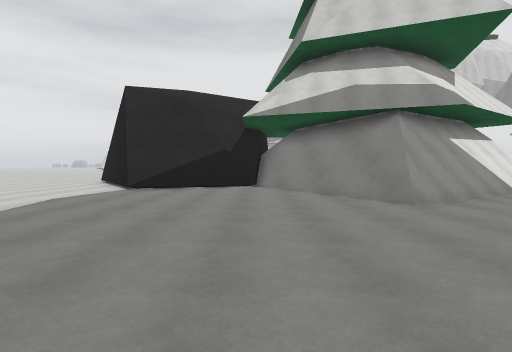
View 1 (above)

24 first-person views from a walk through a 3-D level made in the Unity game engine. The camera is 1.4 m above the floor, tilts 2° down and sees 85° across. The floor is counted in squares, 2 m on a side. Each view is taken from the middle of a square. On the plan, view 1 faces up. The plan holds only what a view shows up to about 9 squares ahead; the rest is blank. The place goes on beyond the plan. Some animated figures are left out. Surface patterns are stand-ins for the level's own textures.

View 2
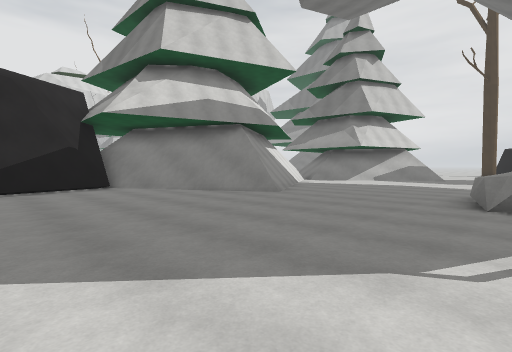

View 3
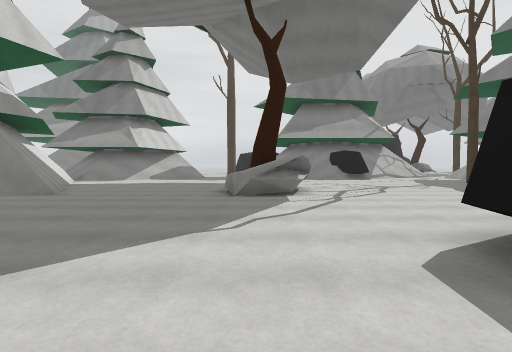

View 4
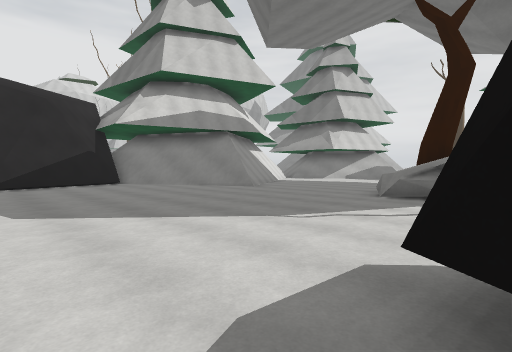

View 5
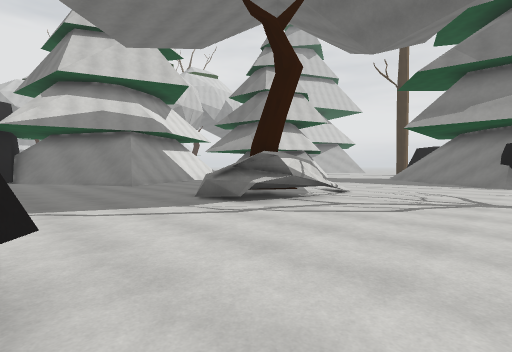

View 6
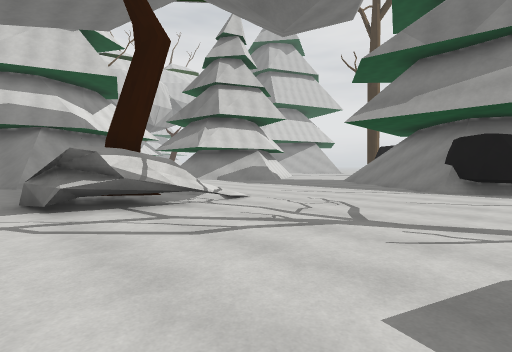

View 7
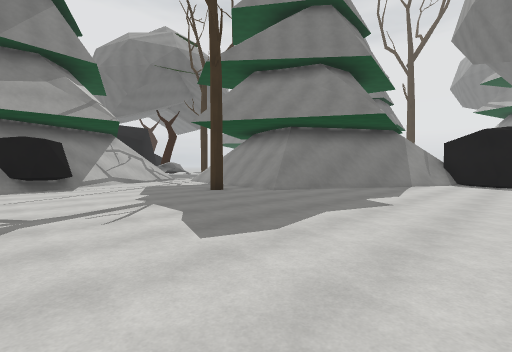

View 8
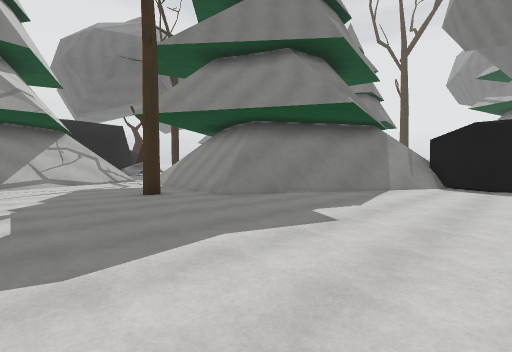

View 9
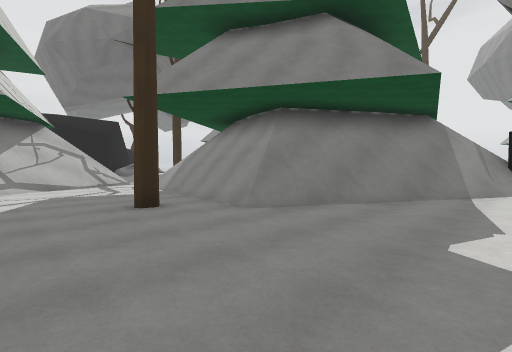

View 10
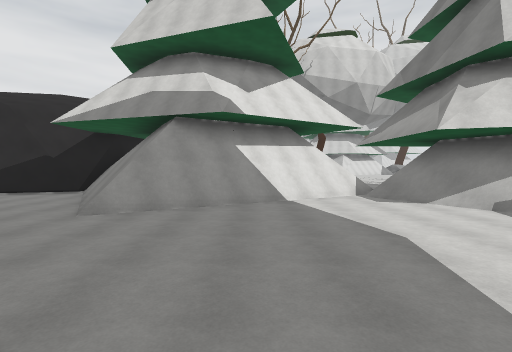

View 11
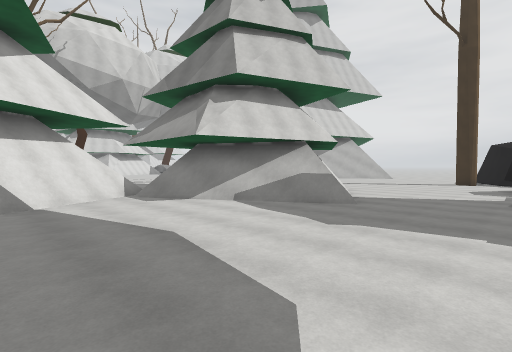

View 12
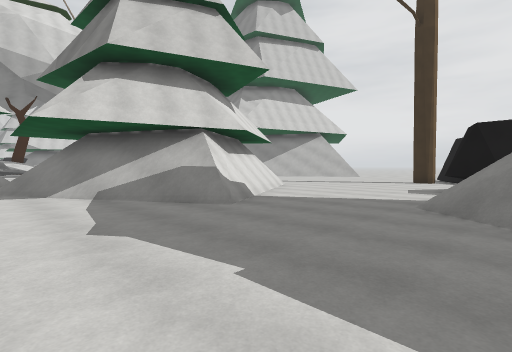

View 13
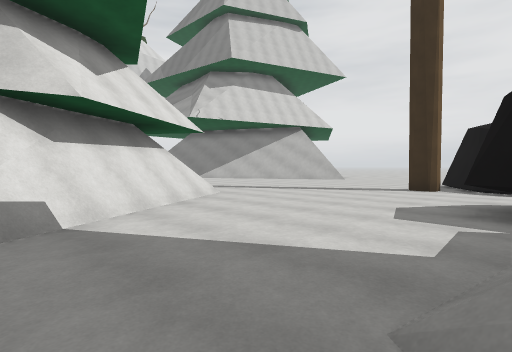

View 14
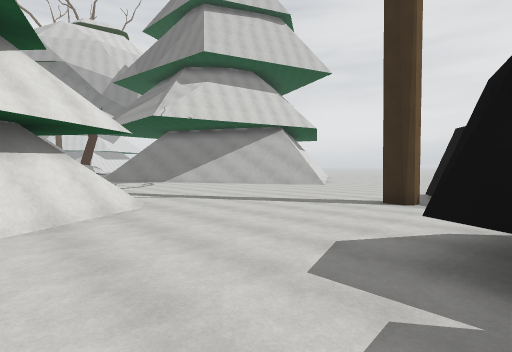

View 15
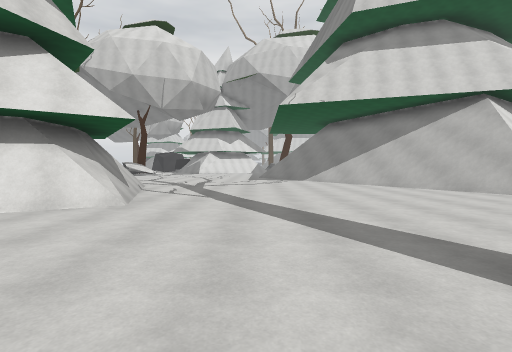

View 16
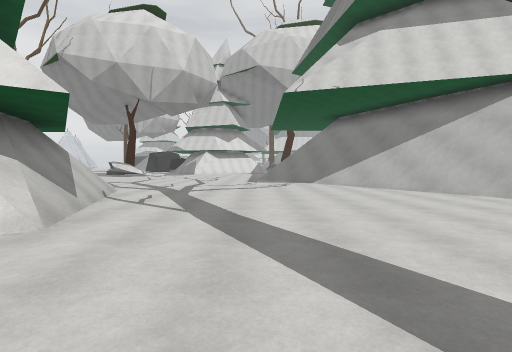

View 17
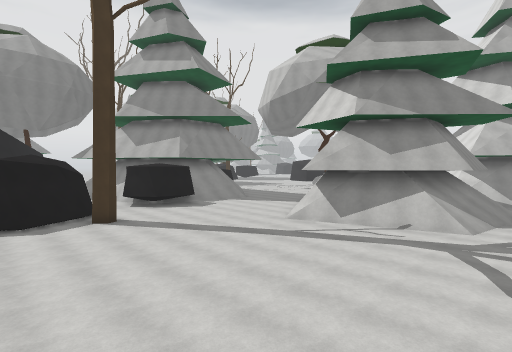

View 18
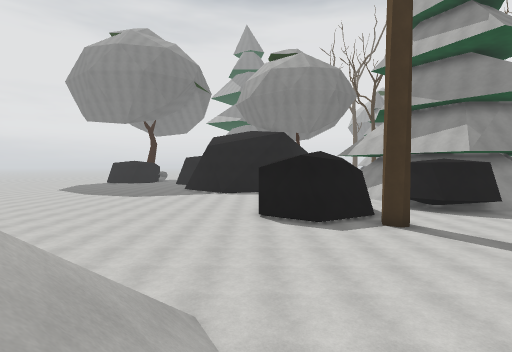

View 19
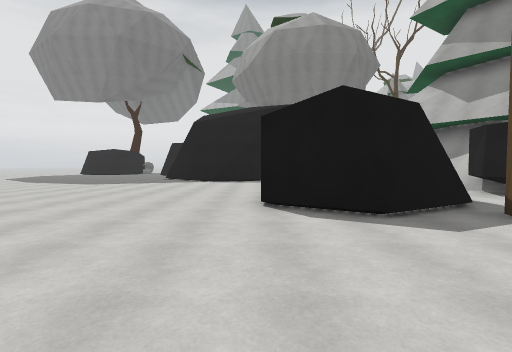

View 20
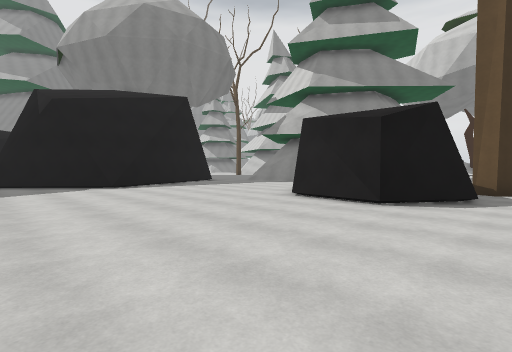

View 21
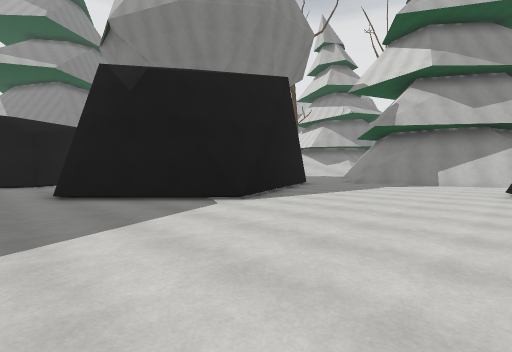

View 22
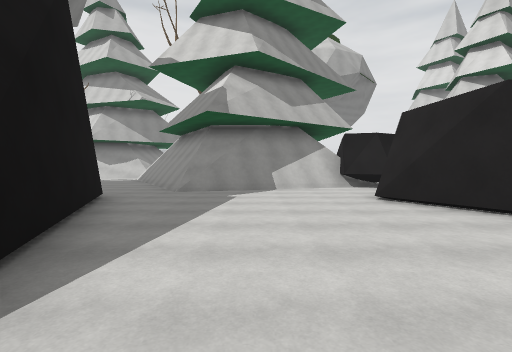

View 23
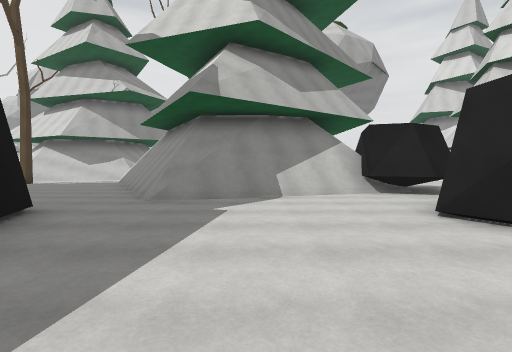

View 24
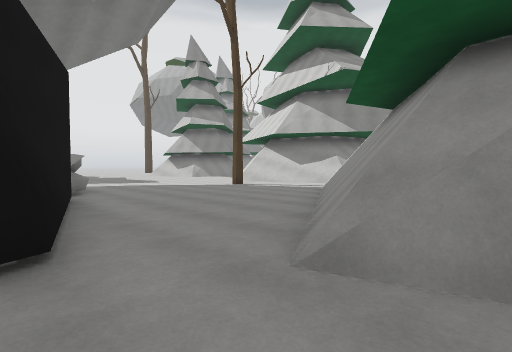

### Floor plan
Key: @ floor where view 1 was taken; # wall or solid block; . floor; / step, stairs or slope; = window, fence, low wall or low ledge; ^ raised ledge; v drop or lower ground.
Columns run from 4 left of view 1 to 32 right of it. Each row starts with its distance up from view 1.
 12                   ..........///=
 11                   ///.......////
 10     #              ##........///v
  9 ###../=#    ##==   ^#.........//
  8 .....//######//^    ##......../=
  7 ......//###.../=    ##.........=
  6 ......//#....../^  ###............
  5 .......=......./#####..............
  4 ................/##.................
  3 ................ /...................
  2 ..........................#.#........
  1 ........=/.................###.......
  0 ....@..=#//.......////###.   #.......
 -1 .......#///....../// /###.  ##.......
 -2 .##.............      ###..##........
 -3   ##...........//     ###............
 -4    ............//     ###............
 -5    ............#^       #............
 -6      ..........#        ##...........
 -7      ...........//      #=....###....
 -8      ............/=######...### ##...
 -9      .......#....///###....##    ##..
-10      ....../......  #......#      #..
-11      .....//////    ......##       ..
-12      ...../===//    ......#       ..
-13      ....//^         .....#       ..
-14      ...//=           ...=         #
-15      ...//             ..
-16      ##//

Where each view was taken, in squares from view 1:
view 1: 0 up, 0 right, facing up
view 2: 0 up, 3 left, facing up-right
view 3: 0 up, 4 left, facing right
view 4: 2 down, 4 left, facing up-right
view 5: 5 down, 1 left, facing up-right
view 6: 6 down, 2 right, facing up-right
view 7: 4 down, 1 right, facing down-right
view 8: 6 down, 1 right, facing down-right
view 9: 7 down, 3 right, facing down-right
view 10: 0 up, 6 right, facing up
view 11: 0 up, 6 right, facing up-right
view 12: 1 down, 9 right, facing up-right
view 13: 0 up, 13 right, facing up-right
view 14: 0 up, 15 right, facing up-right
view 15: 1 up, 20 right, facing up
view 16: 3 up, 20 right, facing up
view 17: 12 up, 25 right, facing down-left
view 18: 10 up, 26 right, facing down
view 19: 6 up, 26 right, facing down
view 20: 3 up, 31 right, facing down-left
view 21: 2 down, 32 right, facing down-left
view 22: 5 down, 29 right, facing left
view 23: 5 down, 27 right, facing left
view 24: 6 down, 23 right, facing down-left
